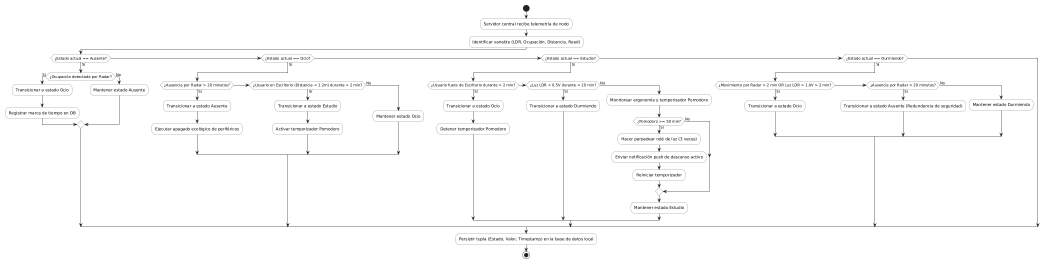
#> input picture Img/Diagramas/diagrama_flujo_fsm.png, 3147 x 795 px, found by its file name (shown at 1/3 size)
$ python split_fsm_perfectly.py
#> lines starting #> are read from the running program, lines starting #| are printed output that depends on the picture
import os
from PIL import Image

image_path = "c:/Users/jacob/Downloads/TFG/Documento final/Img/Diagramas/diagrama_flujo_fsm.png"
output_dir = "c:/Users/jacob/Downloads/TFG/Documento final/Img/Diagramas"

if not os.path.exists(image_path):
    print(f"Error: {image_path} no existe")
    exit(1)

with Image.open(image_path) as img:
    # Asegurarnos de trabajar en RGB para pintar de blanco si es necesario
#> img is the input picture: PIL image 3147x795 P; mean R, G, B 251, 251.1, 251.1
    if img.mode != 'RGB':
        img = img.convert('RGB')

    width, height = img.size
#> width = 3147; height = 795
    print(f"Imagen original: {width} x {height}")
#| Imagen original: 3147 x 795

    # --- PARTE 1: Ramas izquierdas (Ausente y Ocio) + Cajas Centrales ---
    # Rango X: 0 a 1800
    part1 = img.crop((0, 0, 1800, height))
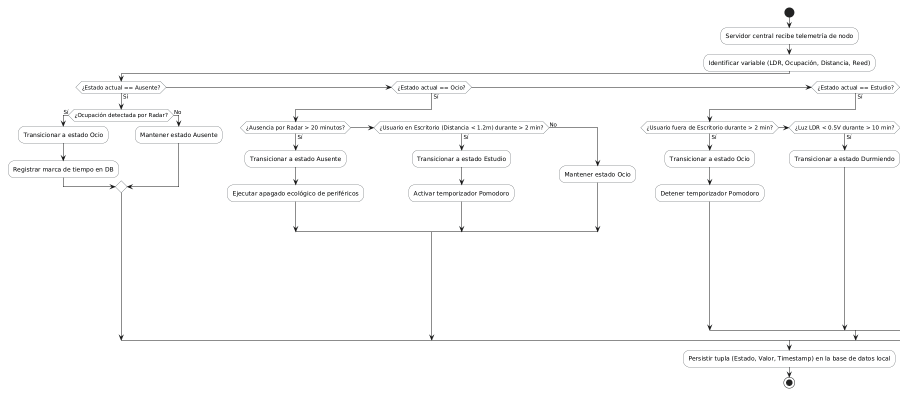
#> part1: PIL image 1800x795 RGB (shown at 1/2 size); mean R, G, B 250.7, 250.7, 250.8
    part1_pixels = part1.load()

    # Pintar de blanco las lineas horizontales que salen hacia la derecha desde el centro
    # Centro en X es aprox 1578. Pintamos desde X=1582 hasta el final (1800)
    white = (255, 255, 255)

    # Linea superior (Y=174)
    for y in range(171, 178):
        for x in range(1582, 1800):
            part1_pixels[x, y] = white

    # Lineas inferiores (Y=660 e Y=680)
    for y in range(657, 664):
        for x in range(1582, 1800):
            part1_pixels[x, y] = white

    for y in range(677, 684):
        for x in range(1582, 1800):
            part1_pixels[x, y] = white

    part1_path = os.path.join(output_dir, "diagrama_flujo_fsm_parte1.png")
    part1.save(part1_path)
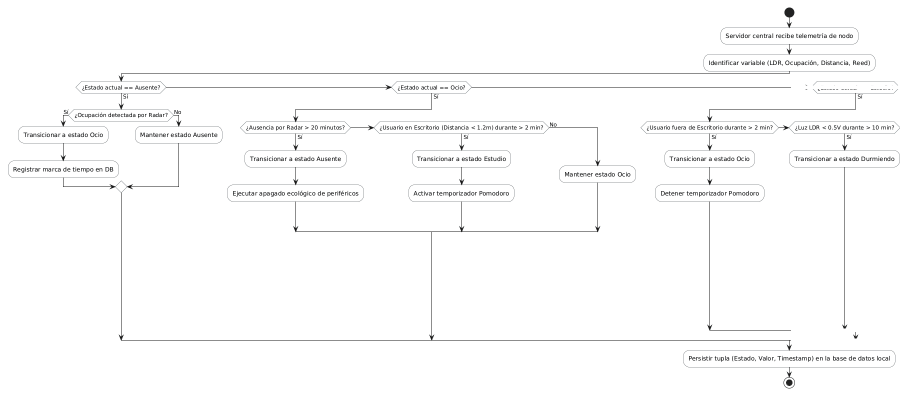
#> saved as diagrama_flujo_fsm_parte1.png: PIL image 1800x795 RGB (shown at 1/2 size); mean R, G, B 250.8, 250.9, 250.9
    print(f"Parte 1 guardada en {part1_path} (dimensiones: {part1.size})")
#| Parte 1 guardada en c:/Users/jacob/Downloads/TFG/Documento final/Img/Diagramas/diagrama_flujo_fsm_parte1.png (dimensiones: (1800, 795))

    # --- PARTE 2: Ramas derechas (Estudio y Durmiendo) + Cajas Centrales ---
    # Rango X: 1360 a width (3147)
    part2 = img.crop((1360, 0, width, height))
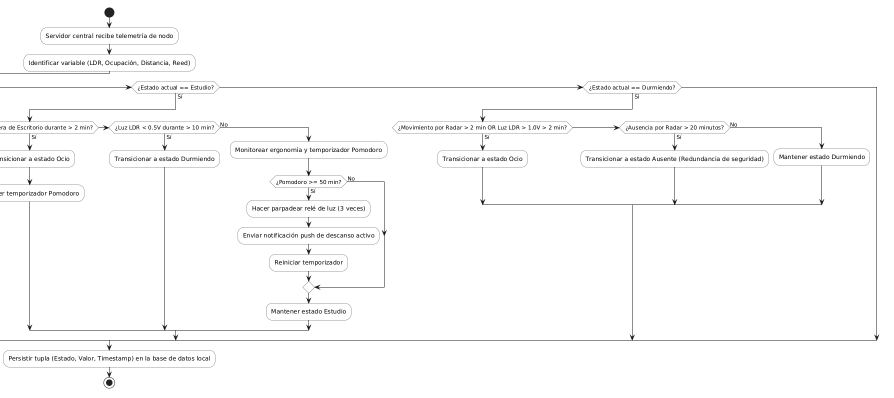
#> part2: PIL image 1787x795 RGB (shown at 1/2 size); mean R, G, B 250.6, 250.7, 250.7
    part2_pixels = part2.load()

    # La columna central original estaba en X=1578.
    # En la Parte 2, la coordenada X correspondiente es 1578 - 1360 = 218.
    # Pintamos de blanco las lineas a la izquierda de la columna central (X=0 en part2 hasta X=214)

    # Linea superior (Y=174)
    for y in range(171, 178):
        for x in range(0, 214):
            part2_pixels[x, y] = white

    # Lineas inferiores (Y=660 e Y=680)
    for y in range(657, 664):
        for x in range(0, 214):
            part2_pixels[x, y] = white

    for y in range(677, 684):
        for x in range(0, 214):
            part2_pixels[x, y] = white

    part2_path = os.path.join(output_dir, "diagrama_flujo_fsm_parte2.png")
    part2.save(part2_path)
    print(f"Parte 2 guardada en {part2_path} (dimensiones: {part2.size})")
#| Parte 2 guardada en c:/Users/jacob/Downloads/TFG/Documento final/Img/Diagramas/diagrama_flujo_fsm_parte2.png (dimensiones: (1787, 795))
